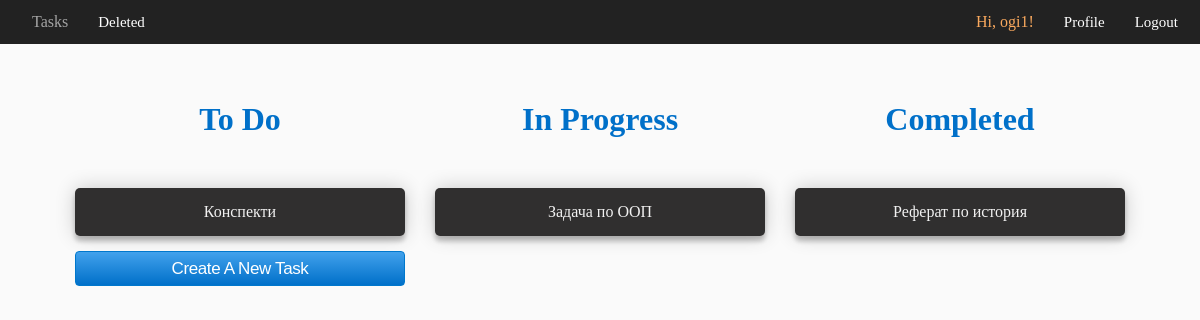
The page /tasks (signed in) on the database as committed earlier.
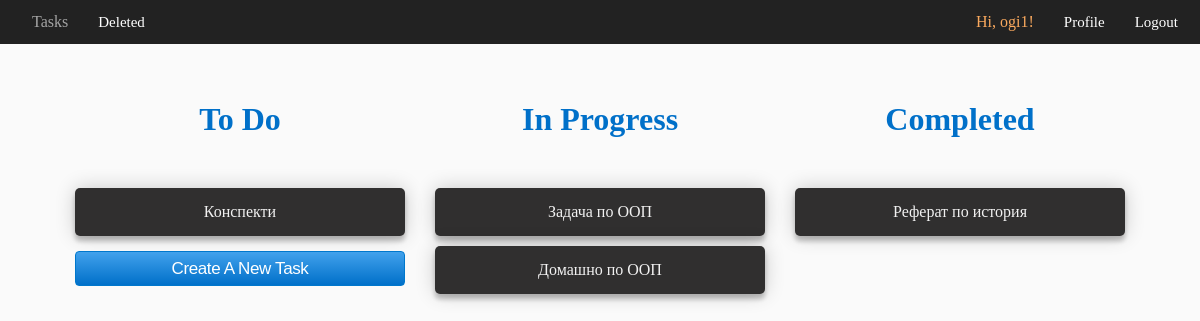
The same page on the database as committed later.
### tables this page shows
CREATE TABLE users
    (
        id INTEGER PRIMARY KEY AUTOINCREMENT,
        username TEXT,
        email TEXT,
        password TEXT
    );

CREATE TABLE tasks
    (
        id INTEGER PRIMARY KEY AUTOINCREMENT,
        title TEXT,
        description TEXT,
        deadline TEXT,
        state TEXT,
        user_id INTEGER,
        FOREIGN KEY(user_id) REFERENCES users(id)
    );

### main.py (the view)
@app.route("/tasks")
@require_login
def show_tasks():
    user = User.find_by_email(session.get("EMAIL"))
    all_to_do = Task.get_to_do(user.id)
    all_in_progress = Task.get_in_progress(user.id)
    all_completed = Task.get_completed(user.id)
    return render_template("tasks.html",
        user = user,
        all_to_do = all_to_do,
        all_in_progress = all_in_progress,
        all_completed = all_completed
    )

### database.py (called while the page is built)
    def __enter__(self):
        self.conn = sqlite3.connect(DB_NAME)
        return self.conn.cursor()

    def __exit__(self, type, value, traceback):
        self.conn.commit()

### main.py (called while the page is built)
def require_login(func):
    @wraps(func)
    def wrapper(*args, **kwargs):
        if not session.get("SIGNED_IN"):
            return redirect('/login')
        return func(*args, **kwargs)
    return wrapper

### task.py (called while the page is built)
    def get_to_do(user_id):
        with DB() as db:
            rows = db.execute('''SELECT * FROM tasks WHERE state = 0 AND user_id = ?''', (user_id,)).fetchall()
            return [Task(*row) for row in rows]

    def get_in_progress(user_id):
        with DB() as db:
            rows = db.execute('''SELECT * FROM tasks WHERE state = 1 AND user_id = ?''', (user_id,)).fetchall()
            return [Task(*row) for row in rows]

    def get_completed(user_id):
        with DB() as db:
            rows = db.execute('''SELECT * FROM tasks WHERE state = 2 AND user_id = ?''', (user_id,)).fetchall()
            return [Task(*row) for row in rows]

### user.py (called while the page is built)
    @staticmethod
    def find_by_email(email):
        if not email:
            return None
        with DB() as db:
            row = db.execute('''SELECT * FROM users WHERE email = ?''', (email,)).fetchone()
            if row:
                return User(*row)

### templates/tasks.html (shortened to what this page needs)
<!DOCTYPE html>
<html lang="en">
    <head>
        <link
            rel="stylesheet"
            href="{{ url_for('static', filename='css/style.css') }}"
        />
        <link
            rel="stylesheet"
            href="{{ url_for('static', filename='css/tasks.css') }}"
        />
    </head>
    <body id="body">
        <header>
            <nav class="navigation-bar left-nav">
                <ul>
                    <li>
                        <span class="active">Tasks</span>
                    </li>
                    <li>
                        <a href="/deleted">Deleted</a>
                    </li>
                </ul>
            </nav>
            <nav class="navigation-bar right-nav">
                <ul>
                    <li>
                        <span class="name">Hi, {{ user.username }}!</span>
                    </li>
                    <li>
                        <a href="/edit_profile/{{ user.id }}">Profile</a>
                    </li>
                    <li>
                        <a href="/logout">Logout</a>
                    </li>
                </ul>
            </nav>
        </header>
        <div class="page-content">
            <div class="split left">
                <h1>To Do</h1>
                <ul class="list">
                    {% for to_do in all_to_do %}
                    <li onclick="window.location.href='/edit_task/{{ to_do.id }}'">
                        {{ to_do.title }}
                    </li>
                    {% endfor %}
                    <li class="button-holder">
                        <button class="button" style="max-width: 330px;" onclick="window.location.href='/new_task'">
                            Create A New Task
                        </button>
                    </li>
                </ul>
            </div>
            <div class="split middle">
                <h1>In Progress</h1>
                <ul class="list">
                    {% for in_progress in all_in_progress %}
                    <li onclick="window.location.href='/edit_task/{{ in_progress.id }}'">
                        {{ in_progress.title }}
                    </li>
                    {% endfor %}
                </ul>
            </div>
            <div class="split right">
                <h1>Completed</h1>
                <ul class="list">
                    {% for completed in all_completed %}
                    <li onclick="window.location.href='/edit_task/{{ completed.id }}'">
                        {{ completed.title }}
                    </li>
                    {% endfor %}
                </ul>
            </div>
        </div>
    </body>
</html>

### static/css/style.css (style rules this page uses)
body { background: #fafafa; font-family: "San Francisco"; margin: 0 auto; }
header { display: flex; flex-direction: row; position: fixed; background: #222; padding: 0 20px; width: 100%; height: 5.5%; }
header a { align-self: center; }
.navigation-bar { display: flex; flex: 1 1 auto; justify-content: flex-end; align-self: center; margin: 1%; }
.right-nav { justify-content: flex-end; }
.left-nav { justify-content: flex-start; }
.navigation-bar ul { margin: 0; padding: 0; display: flex; flex-wrap: wrap; list-style: none; }
.navigation-bar li { padding: 0 30px 0 0; }
.navigation-bar li a { color: #fff; font-size: 15px; font-weight: 400; text-decoration: none; }
.active { color: #a5a5a5; cursor: default; }
.name { color: #faa95e; cursor: default; }
.page-content { position: fixed; margin: 0 auto; top: 5vh; height: 95vh; width: 100vw; color: #111; }
.page-content { text-align: center; }
button { font-size: 17px; line-height: 1.47059; font-weight: 400; letter-spacing: -0.022em; background-color: #0070c9; background: linear-gradient(#42a1ec, #0070c9); border: 1px solid #07c; border-radius: 4px; color: #fff; cursor: pointer; min-width: 30px; padding: 4px 15px; text-align: center; white-space: nowrap; width: 100%; margin-bottom: 20px; }

### static/css/tasks.css (style rules this page uses)
.page-content { top: 10vh; display: flex; justify-content: center; flex-wrap: wrap; margin: auto; }
.list { display: inline; list-style: none; }
.list li { color: #fff; cursor: pointer; }
.list li:not(.button-holder) { background: #302f2f; color: #f1f1f1; margin: 10px auto; max-width: 300px; max-height: max-content; border-radius: 5px; padding: 15px; box-shadow: 0 0 20px 0 rgba(0, 0, 0, 0.2), 0 5px 5px 0 rgba(0, 0, 0, 0.24); }
.button-holder { margin-top: 15px; }
.split { width: 30vw; height: 100vh; }
.split h1 { color: #0070c9; text-align: center; font-weight: bold; }
.left, .middle, .right { display: inline-block; vertical-align: top; }

Rows that differ between the two databases and show on the page:
added tasks: title "Домашно по ООП", shown under "In Progress"
